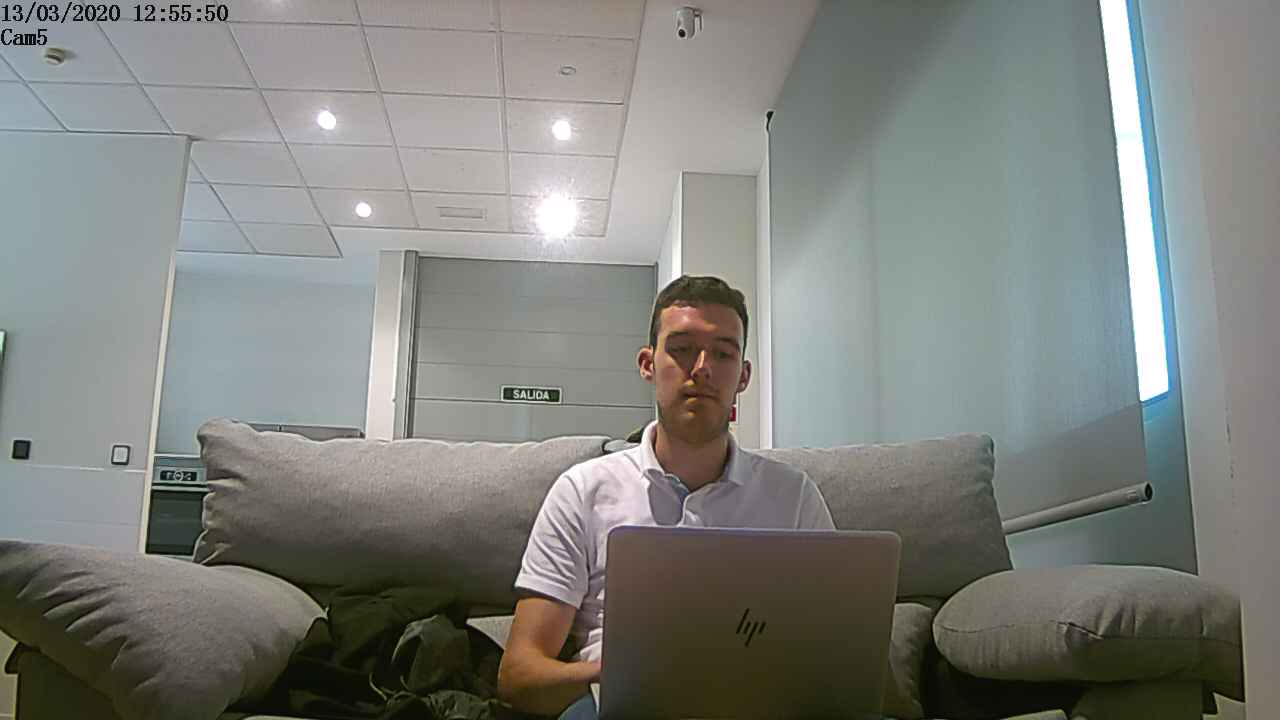
#> input picture compare/image1.png, 1280 x 720 px, given as the content of the folder C:/Users/Manuel/GitRepos/TFGSmarhome/training-images, which was not available
$ python compare_rec.py
#> lines starting #> are read from the running program, lines starting #| are printed output that depends on the picture; pictures that were not available may be replaced by others from this repository, and a replacement may not be noted
#> in create_recognition_structures, image is the input picture: shape (720, 1280, 3); mean B, G, R 124, 128.7, 126.7
### modules/ocv_face_processing.py
"""
Module ocv_face_processing.py.

In this module there are some definitions ir order to detect faces and
to create the necessary structures to make the subsequent face
recognition. Also, there is a Class to create Recognizer instances using
a specified algorithm. For all the face processes OpenCV algorithms
are used.

Also some functions are defined:
    detect_faces(img)
    create_recognition_structures(training_images_path)
"""

__version__ = "1.0"
__author__ = "Manuel Marín Peral"

import os

import cv2
import numpy as np

"""
Definitions (functions)
----------
"""

def detect_faces(img):
    """Detects faces in a given image.

    Parameters
    ----------
    img : Jpeg image data
        Data corresponding to the image where faces are being detected.

    Returns
    -------
    list
        List of cropped and scaled images with the region of the
        detected faces.
    """

    gray = cv2.cvtColor(img, cv2.COLOR_BGR2GRAY)
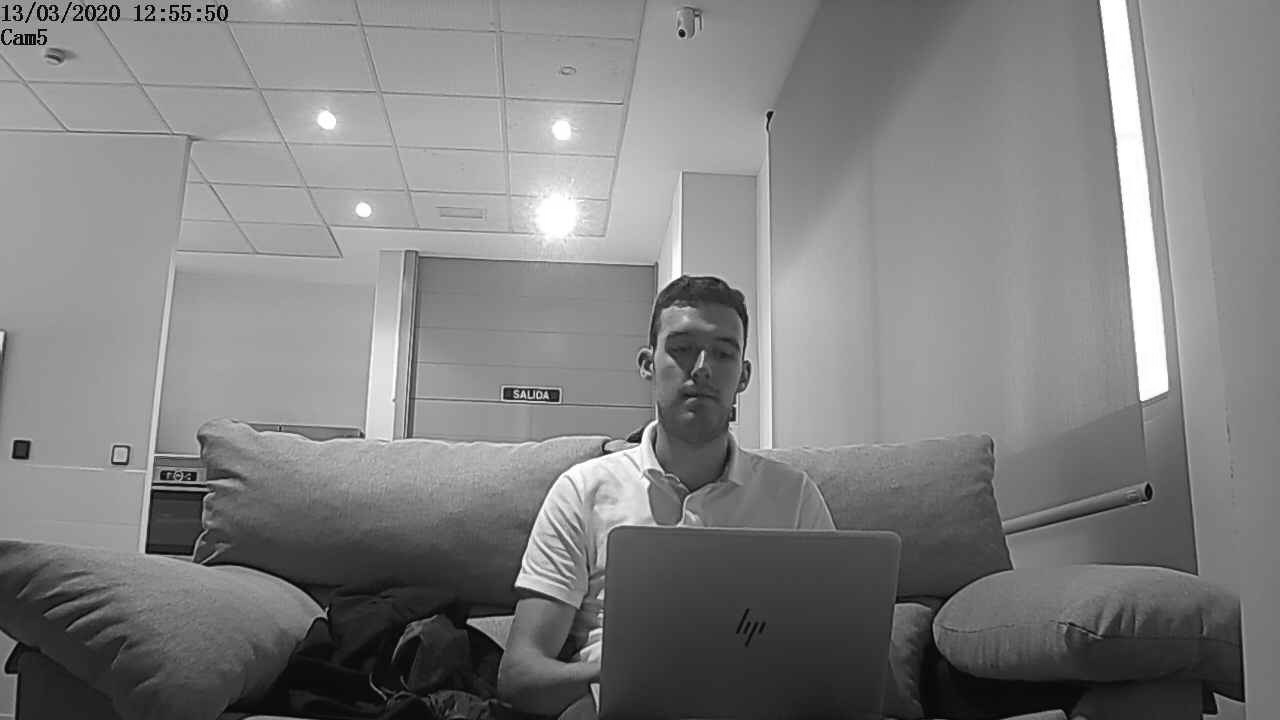
#> gray: shape (720, 1280); min 0, max 255, mean 127.6

    # Ecualizacion del histograma (para suavizar los cambios de iluminacion)
    # equ = cv2.equalizeHist(gray)

    # Aplicando filtro bilatreal para realizar un suavizado de la imagen
    #blur = cv2.bilateralFilter(equ,9,75,75)

    # Haar Classifier
    face_cascade = cv2.CascadeClassifier(cv2.data.haarcascades + "haarcascade_frontalface_alt.xml")

    faces_detected = face_cascade.detectMultiScale(gray, scaleFactor=1.2)
#> faces_detected = [[643, 304, 118, 118]]

    if (len(faces_detected) == 0):
        return None

    faces_info = []

    for face in faces_detected:

        x, y, w, h = face

        cropped_scaled_face = cv2.resize(gray[y:y+h, x:x+w], (200, 200))

        cv2.imshow("Detected face:", cropped_scaled_face)
        cv2.waitKey(300)

        faces_info.append(cropped_scaled_face)
#> this loop made 1 pass
#> pass 1, in detect_faces, `cropped_scaled_face = cv2.resize(gray[y:y+h, x:x+w], (200, 200))`:
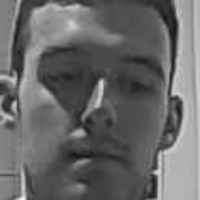
#> cropped_scaled_face: shape (200, 200); min 18, max 252, mean 104.2
#> after the loop, faces_info = 1 item

    return faces_info

def create_recognition_structures(training_images_path):
    """Creates the structures necessary to make the subsequent
    face recognition.

    Parameters
    ----------
    training_images_path : string
        Path to the directory where the training images are saved.

    Returns
    -------
    list
        List of cropped and scaled images with the region of the
        detected faces in the training samples.
    list
        List of integers which represents the label of each image
        saved in the first returned list.
    dict
        Dictionary that contains the relation between the labels
        of the second returned list with the names of the people.
    """

    faces = []
    labels = []
    subject_names = dict()
    subject_index = 0
    directories = os.listdir(training_images_path)

    for dir_name in directories:

        subject_names[subject_index] = dir_name

        subject_dir_path = training_images_path + "/" + dir_name
        subject_images_names = os.listdir(subject_dir_path)

        for image_name in subject_images_names:

            print("Processing the image: ", image_name)

            image_path = subject_dir_path + "/" + image_name
            image = cv2.imread(image_path)
            detected_faces = detect_faces(image)
#> detected_faces = 1 item

            if detected_faces is None:
                continue
            else:
                for face in detected_faces:
                    faces.append(face)
                    labels.append(subject_index)
#> this loop made 1 pass
#> after the loop, faces = 1 item; labels = [0]

        subject_index += 1

    return faces, labels, subject_names

"""
Classes
----------
"""

class Recognizer:
    """
    A class used to represent a face recognizer.

    Attributes
    ----------
    recognizer : openCV.recognizer
        The openCV face recognizer that is going to be used.
    faces : list
        List of cropped and scaled images with the region of the
        detected faces in the training samples.
    labels : list
        List of integers which represents the label of each image
        saved in the first returned list.
    names : dict
        Dictionary that contains the relation between the labels
        of the second returned list with the names of the people.

    Methods
    -------
    __init__(recognizer, faces, labels, names)
        Initialize an instance of the class.
    predict(img)
        Tries to recognize a person in the given image.
    """

    recognizer = None
    faces=[]
    labels=[]
    names=dict()

    def __init__(self, recognizer, faces, labels, names):
        """
        Parameters
        ----------
        recognizer : string
            The openCV face recognizer that is going to be used.
        faces : list
            List of cropped and scaled images with the region of the
            detected faces in the training samples.
        labels : list
            List of integers which represents the label of each image
            saved in the first returned list.
        names : dict
            Dictionary that contains the relation between the labels
            of the second returned list with the names of the people.
        """

        self.names = names

        if(recognizer == "eigenfaces"):
            self.recognizer = cv2.face.EigenFaceRecognizer_create() #threshold=4000
        elif(recognizer == "fisherfaces"):
            self.recognizer = cv2.face.FisherFaceRecognizer_create() #threshold=3500
        else:
            self.recognizer = cv2.face.LBPHFaceRecognizer_create(radius=1, neighbors=8, grid_x=8, grid_y=8) # threshold=60

        self.recognizer.train(faces, np.array(labels))

    # [35 lines left out: function predict, not called in this run]

### compare_rec.py
import io
import time

import cv2
import numpy as np
from PIL import Image

import modules.azure_faceapi as AFA
import modules.foscam_webcams as FWC
import modules.ocv_face_processing as OFP

print("Creating the required training structures...")
faces, labels, subject_names = OFP.create_recognition_structures("C:\\Users\\Manuel\\GitRepos\\TFGSmarhome\\training-images")
#> faces = 1 item; labels = [0]; subject_names = {0: 'image1.png'}

recognizer_eigen = OFP.Recognizer("eigenfaces", faces, labels, subject_names)
recognizer_fisher = OFP.Recognizer("fisherfaces", faces, labels, subject_names)
#> (the run stopped early here; a loop or call above may not have finished)

$ run again, on compare/image4.png
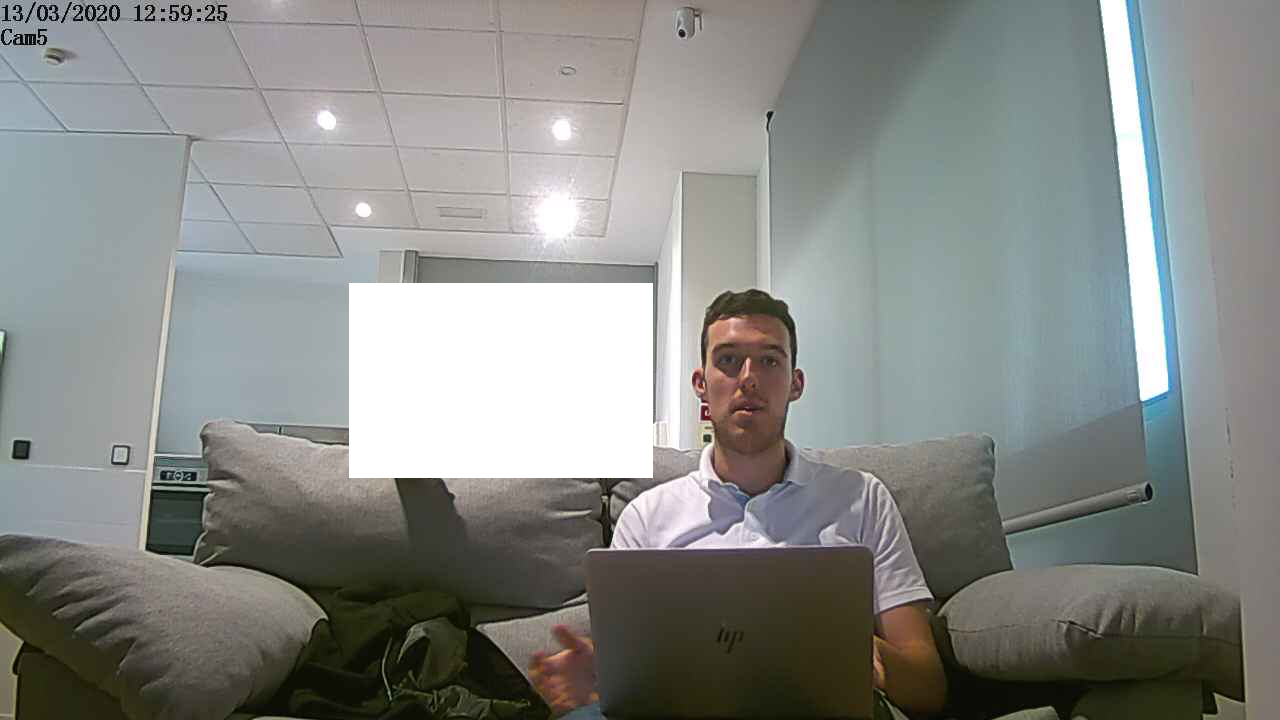
#> input picture compare/image4.png, 1280 x 720 px, given as the content of the folder C:/Users/Manuel/GitRepos/TFGSmarhome/training-images, which was not available
#> in create_recognition_structures, image is the input picture: shape (720, 1280, 3); mean B, G, R 133.7, 137, 134.8
#> in detect_faces, `gray = cv2.cvtColor(img, cv2.COLOR_BGR2GRAY)`:
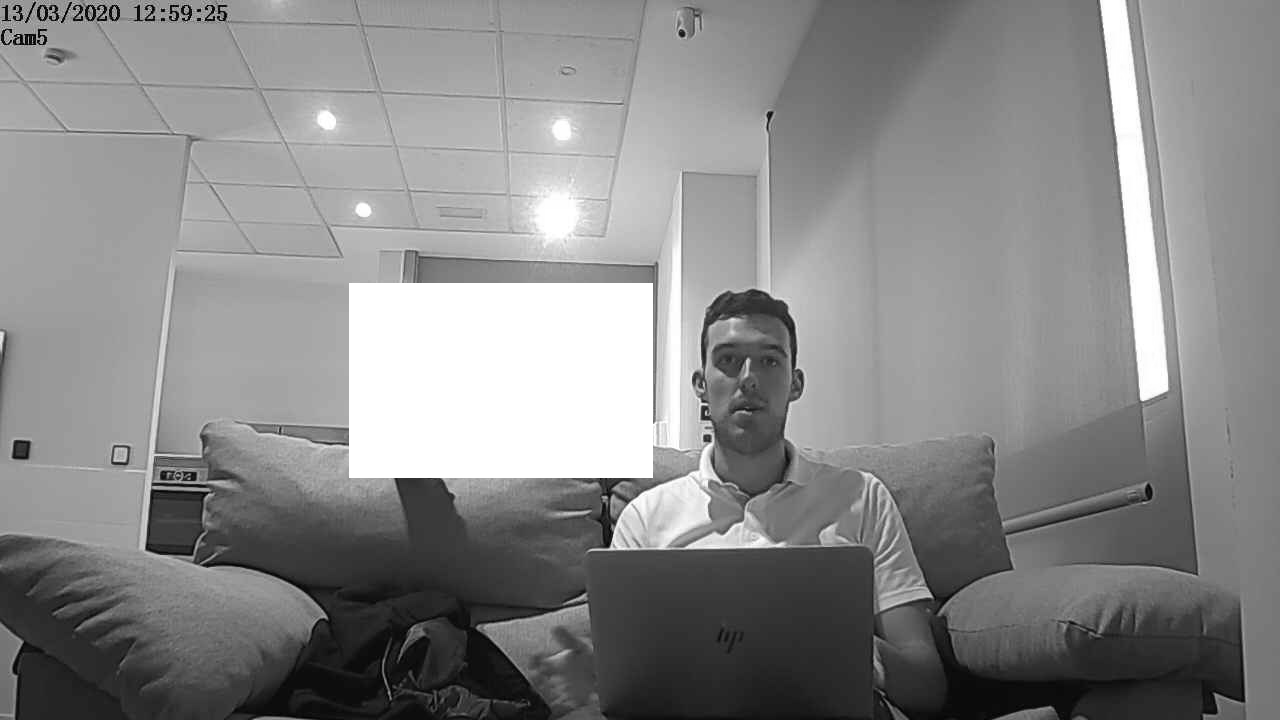
#> gray: shape (720, 1280); min 0, max 255, mean 136
#> faces_detected = [[689, 314, 119, 119]]
#> the loop in detect_faces, `for face in faces_detected: ` made 1 pass
#> pass 1, in detect_faces, `cropped_scaled_face = cv2.resize(gray[y:y+h, x:x+w], (200, 200))`:
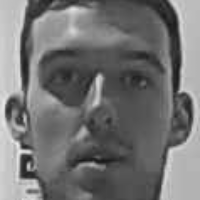
#> cropped_scaled_face: shape (200, 200); min 24, max 235, mean 115.1
#> after the loop in detect_faces, `for face in faces_detected:`: faces_info = 1 item
#> the loop in create_recognition_structures, `for face in detected_faces:` made 1 pass
#> after the loop in create_recognition_structures, `for face in detected_faces:`: labels = [0]
#> `faces, labels, subject_names = OFP.create_recognition_structures("C:\\..`: faces = 1 item; labels = [0]; subject_names = {0: 'image4.png'}
